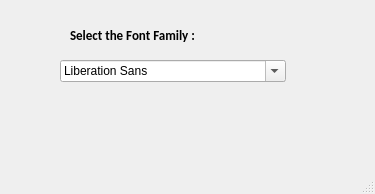
<?xml version="1.0" encoding="UTF-8"?>
<ui version="4.0">
 <class>MainWindow</class>
 <widget class="QMainWindow" name="MainWindow">
  <property name="geometry">
   <rect>
    <x>0</x>
    <y>0</y>
    <width>375</width>
    <height>194</height>
   </rect>
  </property>
  <property name="windowTitle">
   <string>MainWindow</string>
  </property>
  <widget class="QWidget" name="centralwidget">
   <widget class="QFontComboBox" name="fontComboBox">
    <property name="geometry">
     <rect>
      <x>60</x>
      <y>60</y>
      <width>226</width>
      <height>22</height>
     </rect>
    </property>
   </widget>
   <widget class="QLabel" name="mylb2">
    <property name="geometry">
     <rect>
      <x>30</x>
      <y>120</y>
      <width>331</width>
      <height>31</height>
     </rect>
    </property>
    <property name="font">
     <font>
      <family>Calibri</family>
      <pointsize>10</pointsize>
      <weight>75</weight>
      <bold>true</bold>
     </font>
    </property>
    <property name="text">
     <string/>
    </property>
   </widget>
   <widget class="QLabel" name="mylbl1">
    <property name="geometry">
     <rect>
      <x>70</x>
      <y>20</y>
      <width>211</width>
      <height>31</height>
     </rect>
    </property>
    <property name="font">
     <font>
      <family>Calibri</family>
      <pointsize>10</pointsize>
      <weight>75</weight>
      <bold>true</bold>
     </font>
    </property>
    <property name="text">
     <string>Select the Font Family :</string>
    </property>
   </widget>
  </widget>
  <widget class="QStatusBar" name="statusbar"/>
 </widget>
 <resources/>
 <connections/>
</ui>
